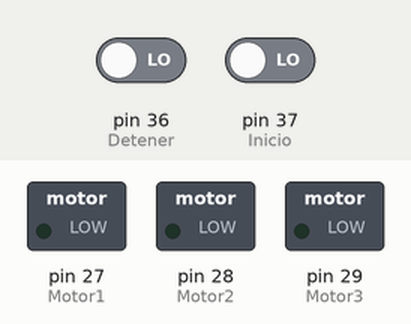
Recording of a sketch running on a simulated Arduino Mega 2560, built with avr-gcc and run on an emulated ATmega2560. Parts: switched loads named in the sketch (green lamp = pin HIGH). The test bench sets the inputs (shaded band); at power-on: pin 37 (Inicio) LOW, pin 36 (Detener) LOW.

Above: at 1.2 s.
1.3 s: pin 37 (Inicio) driven HIGH
At 2.1 s:
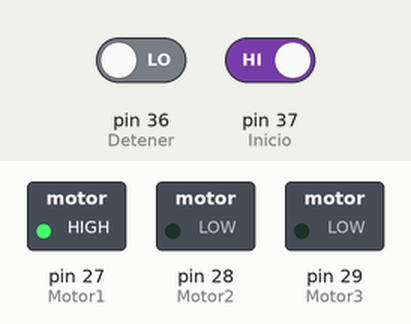
At 4.0 s:
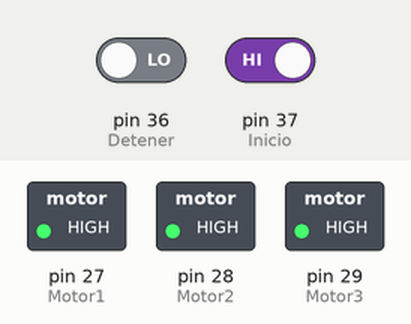
Timing chart, 0 to 5.5 s (numbered marks = the images above; inputs shaded):
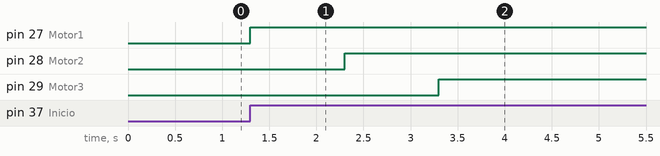

The sketch:

sketch_mar01a.ino
```cpp
#define Motor1 27
#define Motor2 28
#define Motor3 29
#define Inicio 37
#define Detener 36


void setup() {

  pinMode (Inicio, INPUT);
  pinMode (Detener, INPUT);
  pinMode (Motor1, OUTPUT);
  pinMode (Motor2, OUTPUT);
  pinMode (Motor3, OUTPUT);

  digitalWrite(Motor1, LOW);
  digitalWrite(Motor2, LOW);
  digitalWrite(Motor3, LOW);

  Serial.begin(9600);
}

void loop() {

  while (digitalRead (Inicio) == HIGH) {
    digitalWrite(Motor1, HIGH);
    delay (1000);
    digitalWrite(Motor2, HIGH);
    delay (1000);
    digitalWrite(Motor3, HIGH);
  }
  while (digitalRead (Detener) == HIGH) {
    digitalWrite(Motor3, LOW);
    delay (1000);
    digitalWrite(Motor2, LOW);
    delay (1000);
    digitalWrite(Motor1, LOW);
  }

}
```

Measured:
- after the input at 1.3 s, pin 27 (Motor1): LOW → HIGH at once; pin 28 (Motor2): LOW → HIGH after 1.0 s; pin 29 (Motor3): LOW → HIGH after 2.0 s
